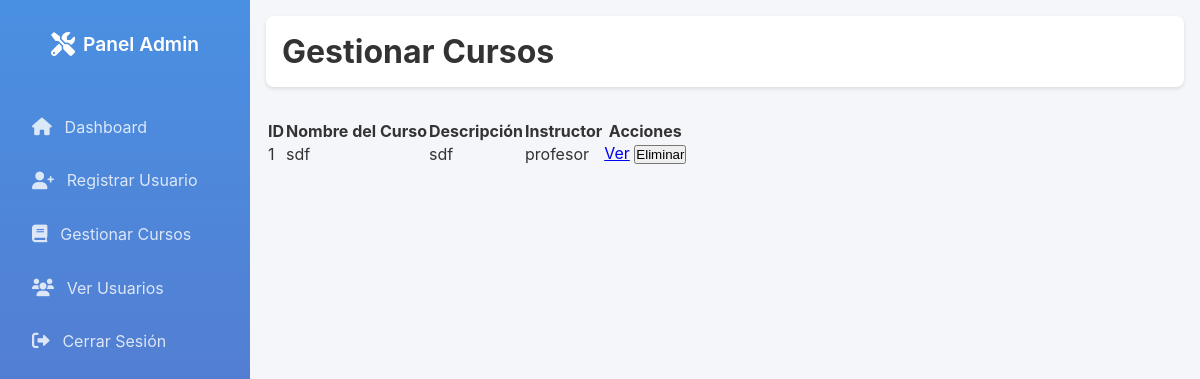
The app's page /admin/manage_courses (signed in), older data.
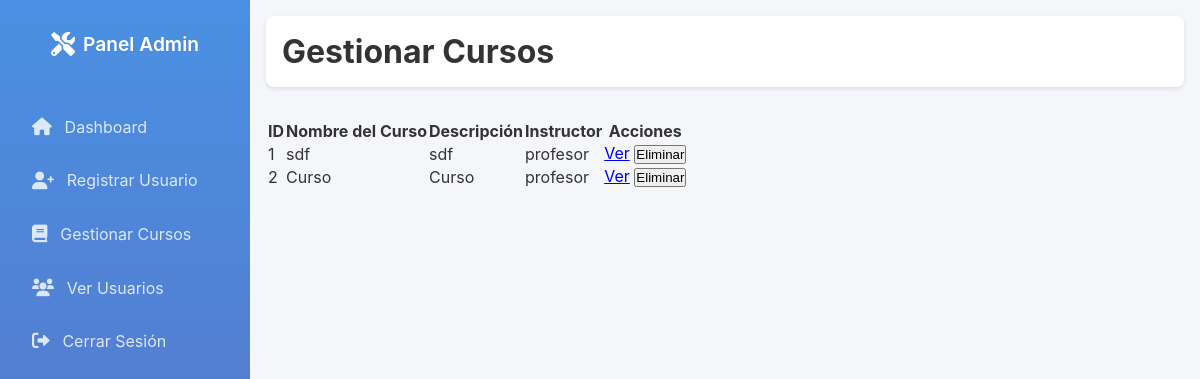
The same page, newer data.
### models.py (models this page shows, shortened)
class Course(db.Model):
    __tablename__ = 'courses'
    id = db.Column(db.Integer, primary_key=True)
    name = db.Column(db.String(200), nullable=False)
    description = db.Column(db.String(500), nullable=False)
    instructor_id = db.Column(db.Integer, db.ForeignKey('users.id'), nullable=False)
    modules = db.relationship('Module', back_populates='course', lazy=True, cascade='all, delete-orphan')
    enrollments = db.relationship('CourseEnrollment', backref='course', lazy=True)

class User(UserMixin, db.Model):
    __tablename__ = 'users'
    id = db.Column(db.Integer, primary_key=True)
    username = db.Column(db.String(150), unique=True, nullable=False)
    email = db.Column(db.String(150), unique=True, nullable=False)
    password = db.Column(db.String(150), nullable=False)
    role_id = db.Column(db.Integer, db.ForeignKey('roles.id'), nullable=False)
    role = db.relationship('Role')
    courses = db.relationship('Course', backref='instructor', cascade='all, delete-orphan')  # Cursos que enseña
    enrollments = db.relationship('CourseEnrollment', backref='student', cascade='all, delete-orphan')  # Inscripciones
    responses = db.relationship('StudentResponse', backref='student', cascade='all, delete-orphan')  # Respuestas

### app.py (the view)
@app.route('/admin/manage_courses', methods=['GET', 'POST'])
@login_required
@role_required('admin')
def manage_courses():
    courses = Course.query.all()  # Obtén todos los cursos
    return render_template('admin/manage_courses.html', courses=courses)

### app.py (called while the page is built)
@login_manager.user_loader
def load_user(user_id):
    return User.query.get(int(user_id))

def role_required(role):
    def decorator(f):
        @wraps(f)
        def decorated_function(*args, **kwargs):
            if not current_user.is_authenticated or current_user.role.name != role:
                abort(403)
            return f(*args, **kwargs)
        return decorated_function
    return decorator

### app/templates/admin/manage_courses.html (shortened to what this page needs)
<!DOCTYPE html>
<html lang="es">
<head>
    <link rel="stylesheet" href="https://cdnjs.cloudflare.com/ajax/libs/font-awesome/6.0.0/css/all.min.css">
    <link rel="stylesheet" href="{{ url_for('static', filename='css/admin_dashboard.css') }}">
</head>
<body>
    <div class="admin-container">
        {% include 'admin/sidebar.html' %}
        <main class="main-content">
            <header class="top-bar">
                <h1>Gestionar Cursos</h1>
            </header>
            <table class="courses-table">
                <thead>
                    <tr>
                        <th>ID</th>
                        <th>Nombre del Curso</th>
                        <th>Descripción</th>
                        <th>Instructor</th>
                        <th>Acciones</th>
                    </tr>
                </thead>
                <tbody>
                    {% for course in courses %}
                    <tr>
                        <td>{{ course.id }}</td>
                        <td>{{ course.name }}</td>
                        <td>{{ course.description }}</td>
                        <td>{{ course.instructor.username }}</td>
                        <td>
                            <a href="{{ url_for('view_course', course_id=course.id) }}" class="btn btn-info">Ver</a>
                            <form method="POST" action="{{ url_for('delete_course', course_id=course.id) }}" style="display:inline;">
                                <button type="submit" class="btn btn-danger">Eliminar</button>
                            </form>
                        </td>
                    </tr>
                    {% endfor %}
                </tbody>
            </table>
        </main>
    </div>
</body>
</html>

### app/templates/admin/sidebar.html
<div class="sidebar">
    <div class="sidebar-header">
        <i class="fas fa-tools"></i>
        <h2>Panel Admin</h2>
    </div>
    <ul class="sidebar-menu">
        <li>
            <a href="{{ url_for('admin_dashboard') }}">
                <i class="fas fa-home"></i>
                <span>Dashboard</span>
            </a>
        </li>
        <li>
            <a href="{{ url_for('register_user') }}">
                <i class="fas fa-user-plus"></i>
                <span>Registrar Usuario</span>
            </a>
        </li>
        <li>
            <a href="{{ url_for('manage_courses') }}">
                <i class="fas fa-book"></i>
                <span>Gestionar Cursos</span>
            </a>
        </li>
        <li>
            <a href="{{ url_for('view_users') }}">
                <i class="fas fa-users"></i>
                <span>Ver Usuarios</span>
            </a>
        </li>
        <li>
            <a href="{{ url_for('logout') }}">
                <i class="fas fa-sign-out-alt"></i>
                <span>Cerrar Sesión</span>
            </a>
        </li>
    </ul>
</div>

### app/static/css/admin_dashboard.css (style rules this page uses)
* { margin: 0; padding: 0; box-sizing: border-box; }
body { font-family: "Inter", sans-serif; background-color: #f5f6fa; color: #333333; }
.admin-container { display: flex; min-height: 100vh; }
.sidebar { width: 250px; background: linear-gradient(to bottom, #4a90e2, #5c6bc0); color: #ffffff; padding: 1rem; display: flex; flex-direction: column; }
.sidebar-header { display: flex; align-items: center; justify-content: center; padding: 1rem 0; margin-bottom: 2rem; }
.sidebar-header i { font-size: 1.5rem; margin-right: 0.5rem; }
.sidebar-header h2 { font-size: 1.2rem; font-weight: 600; }
.sidebar-menu { list-style: none; flex: 1; }
.sidebar-menu li { margin-bottom: 0.5rem; }
.sidebar-menu li a { display: flex; align-items: center; padding: 0.8rem 1rem; color: rgba(255, 255, 255, 0.8); text-decoration: none; border-radius: 8px; transition: all 0.3s ease; }
.sidebar-menu li a i { margin-right: 0.8rem; font-size: 1.1rem; }
.main-content { flex: 1; padding: 1rem; }
.top-bar { display: flex; align-items: center; justify-content: space-between; background-color: #ffffff; padding: 1rem; border-radius: 8px; box-shadow: 0 2px 4px rgba(0, 0, 0, 0.1); margin-bottom: 2rem; }

Row changes from the older to the newer data that the page shows:
added Course: id "2", name "Curso", description "Curso", instructor.username "profesor"
